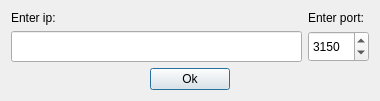
<?xml version="1.0" encoding="UTF-8"?>
<ui version="4.0">
 <class>PortDialog</class>
 <widget class="QDialog" name="PortDialog">
  <property name="geometry">
   <rect>
    <x>0</x>
    <y>0</y>
    <width>380</width>
    <height>101</height>
   </rect>
  </property>
  <property name="windowTitle">
   <string>Select Port</string>
  </property>
  <layout class="QGridLayout" name="gridLayout">
   <item row="0" column="0">
    <layout class="QVBoxLayout" name="verticalLayout">
     <item>
      <widget class="QLabel" name="label">
       <property name="sizePolicy">
        <sizepolicy hsizetype="Preferred" vsizetype="Fixed">
         <horstretch>0</horstretch>
         <verstretch>0</verstretch>
        </sizepolicy>
       </property>
       <property name="text">
        <string>Enter ip:</string>
       </property>
      </widget>
     </item>
     <item>
      <widget class="QLineEdit" name="ip">
       <property name="sizePolicy">
        <sizepolicy hsizetype="Expanding" vsizetype="Expanding">
         <horstretch>0</horstretch>
         <verstretch>0</verstretch>
        </sizepolicy>
       </property>
      </widget>
     </item>
    </layout>
   </item>
   <item row="0" column="1">
    <layout class="QVBoxLayout" name="verticalLayout_2">
     <item>
      <widget class="QLabel" name="label_2">
       <property name="sizePolicy">
        <sizepolicy hsizetype="Preferred" vsizetype="Fixed">
         <horstretch>0</horstretch>
         <verstretch>0</verstretch>
        </sizepolicy>
       </property>
       <property name="text">
        <string>Enter port:</string>
       </property>
      </widget>
     </item>
     <item>
      <widget class="QSpinBox" name="port">
       <property name="sizePolicy">
        <sizepolicy hsizetype="Minimum" vsizetype="Expanding">
         <horstretch>0</horstretch>
         <verstretch>0</verstretch>
        </sizepolicy>
       </property>
       <property name="minimum">
        <number>1</number>
       </property>
       <property name="maximum">
        <number>65535</number>
       </property>
       <property name="value">
        <number>3150</number>
       </property>
      </widget>
     </item>
    </layout>
   </item>
   <item row="1" column="0" colspan="2">
    <layout class="QHBoxLayout" name="horizontalLayout">
     <item>
      <spacer name="horizontalSpacer">
       <property name="orientation">
        <enum>Qt::Horizontal</enum>
       </property>
       <property name="sizeHint" stdset="0">
        <size>
         <width>40</width>
         <height>20</height>
        </size>
       </property>
      </spacer>
     </item>
     <item>
      <widget class="QPushButton" name="ok">
       <property name="text">
        <string>Ok</string>
       </property>
      </widget>
     </item>
     <item>
      <spacer name="horizontalSpacer_2">
       <property name="orientation">
        <enum>Qt::Horizontal</enum>
       </property>
       <property name="sizeHint" stdset="0">
        <size>
         <width>40</width>
         <height>20</height>
        </size>
       </property>
      </spacer>
     </item>
    </layout>
   </item>
  </layout>
 </widget>
 <resources/>
 <connections/>
</ui>
